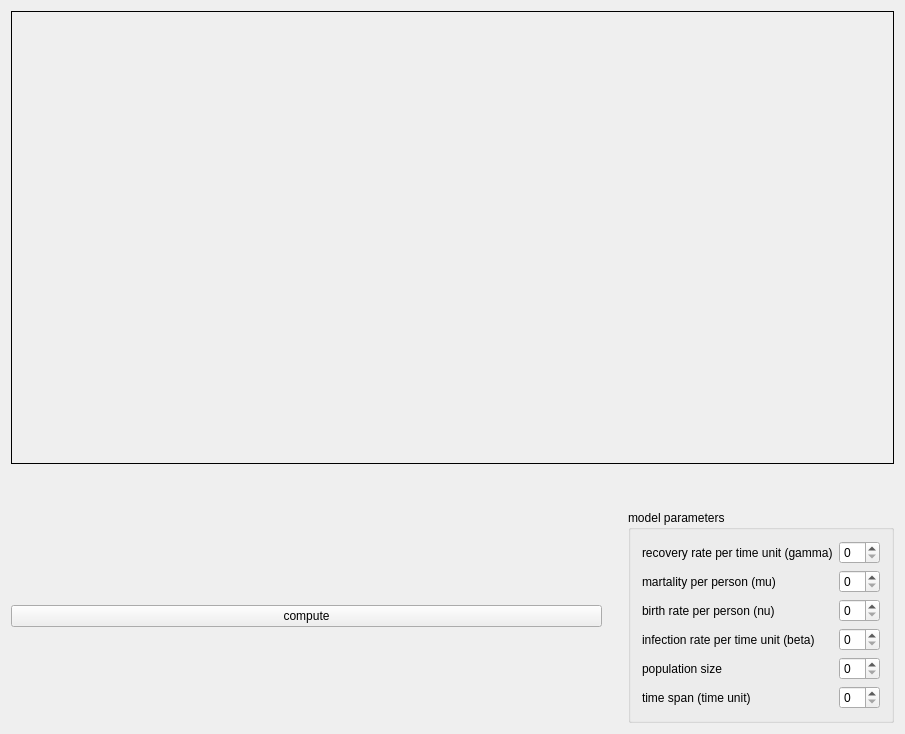
<?xml version="1.0" encoding="UTF-8"?>
<ui version="4.0">
 <class>QCvWidget</class>
 <widget class="QWidget" name="QCvWidget">
  <property name="geometry">
   <rect>
    <x>0</x>
    <y>0</y>
    <width>905</width>
    <height>734</height>
   </rect>
  </property>
  <property name="windowTitle">
   <string>QCvWidget</string>
  </property>
  <layout class="QGridLayout" name="gridLayout_2">
   <item row="0" column="0">
    <layout class="QVBoxLayout" name="verticalLayout">
     <item>
      <widget class="QLabel" name="graph">
       <property name="sizePolicy">
        <sizepolicy hsizetype="Expanding" vsizetype="Expanding">
         <horstretch>0</horstretch>
         <verstretch>0</verstretch>
        </sizepolicy>
       </property>
       <property name="styleSheet">
        <string notr="true">border: 1px solid;</string>
       </property>
       <property name="text">
        <string/>
       </property>
      </widget>
     </item>
     <item>
      <spacer name="verticalSpacer">
       <property name="orientation">
        <enum>Qt::Vertical</enum>
       </property>
       <property name="sizeType">
        <enum>QSizePolicy::Minimum</enum>
       </property>
       <property name="sizeHint" stdset="0">
        <size>
         <width>20</width>
         <height>40</height>
        </size>
       </property>
      </spacer>
     </item>
     <item>
      <layout class="QHBoxLayout" name="horizontalLayout_2">
       <item>
        <widget class="QPushButton" name="pushButtonPlay">
         <property name="text">
          <string>compute</string>
         </property>
        </widget>
       </item>
       <item>
        <spacer name="horizontalSpacer">
         <property name="orientation">
          <enum>Qt::Horizontal</enum>
         </property>
         <property name="sizeType">
          <enum>QSizePolicy::Minimum</enum>
         </property>
         <property name="sizeHint" stdset="0">
          <size>
           <width>20</width>
           <height>20</height>
          </size>
         </property>
        </spacer>
       </item>
       <item>
        <widget class="QGroupBox" name="groupBox">
         <property name="sizePolicy">
          <sizepolicy hsizetype="Maximum" vsizetype="Preferred">
           <horstretch>0</horstretch>
           <verstretch>0</verstretch>
          </sizepolicy>
         </property>
         <property name="title">
          <string>model parameters</string>
         </property>
         <layout class="QGridLayout" name="gridLayout">
          <item row="5" column="2">
           <widget class="QSpinBox" name="gamma"/>
          </item>
          <item row="6" column="1">
           <widget class="QLabel" name="label_1">
            <property name="text">
             <string>martality per person (mu)</string>
            </property>
           </widget>
          </item>
          <item row="9" column="1">
           <widget class="QLabel" name="label_5">
            <property name="text">
             <string>population size</string>
            </property>
           </widget>
          </item>
          <item row="6" column="2">
           <widget class="QSpinBox" name="mu"/>
          </item>
          <item row="7" column="2">
           <widget class="QSpinBox" name="nu"/>
          </item>
          <item row="8" column="1">
           <widget class="QLabel" name="label_4">
            <property name="text">
             <string>infection rate per time unit (beta)</string>
            </property>
           </widget>
          </item>
          <item row="8" column="2">
           <widget class="QSpinBox" name="beta"/>
          </item>
          <item row="5" column="1">
           <widget class="QLabel" name="label_2">
            <property name="text">
             <string>recovery rate per time unit (gamma)</string>
            </property>
           </widget>
          </item>
          <item row="3" column="2">
           <layout class="QVBoxLayout" name="verticalLayout_3"/>
          </item>
          <item row="7" column="1">
           <widget class="QLabel" name="label_3">
            <property name="text">
             <string>birth rate per person (nu)</string>
            </property>
           </widget>
          </item>
          <item row="9" column="2">
           <widget class="QSpinBox" name="N"/>
          </item>
          <item row="10" column="2">
           <widget class="QSpinBox" name="tmax"/>
          </item>
          <item row="10" column="1">
           <widget class="QLabel" name="label_6">
            <property name="text">
             <string>time span (time unit)</string>
            </property>
           </widget>
          </item>
         </layout>
        </widget>
       </item>
      </layout>
     </item>
    </layout>
   </item>
  </layout>
 </widget>
 <layoutdefault spacing="6" margin="11"/>
 <resources/>
 <connections/>
</ui>
